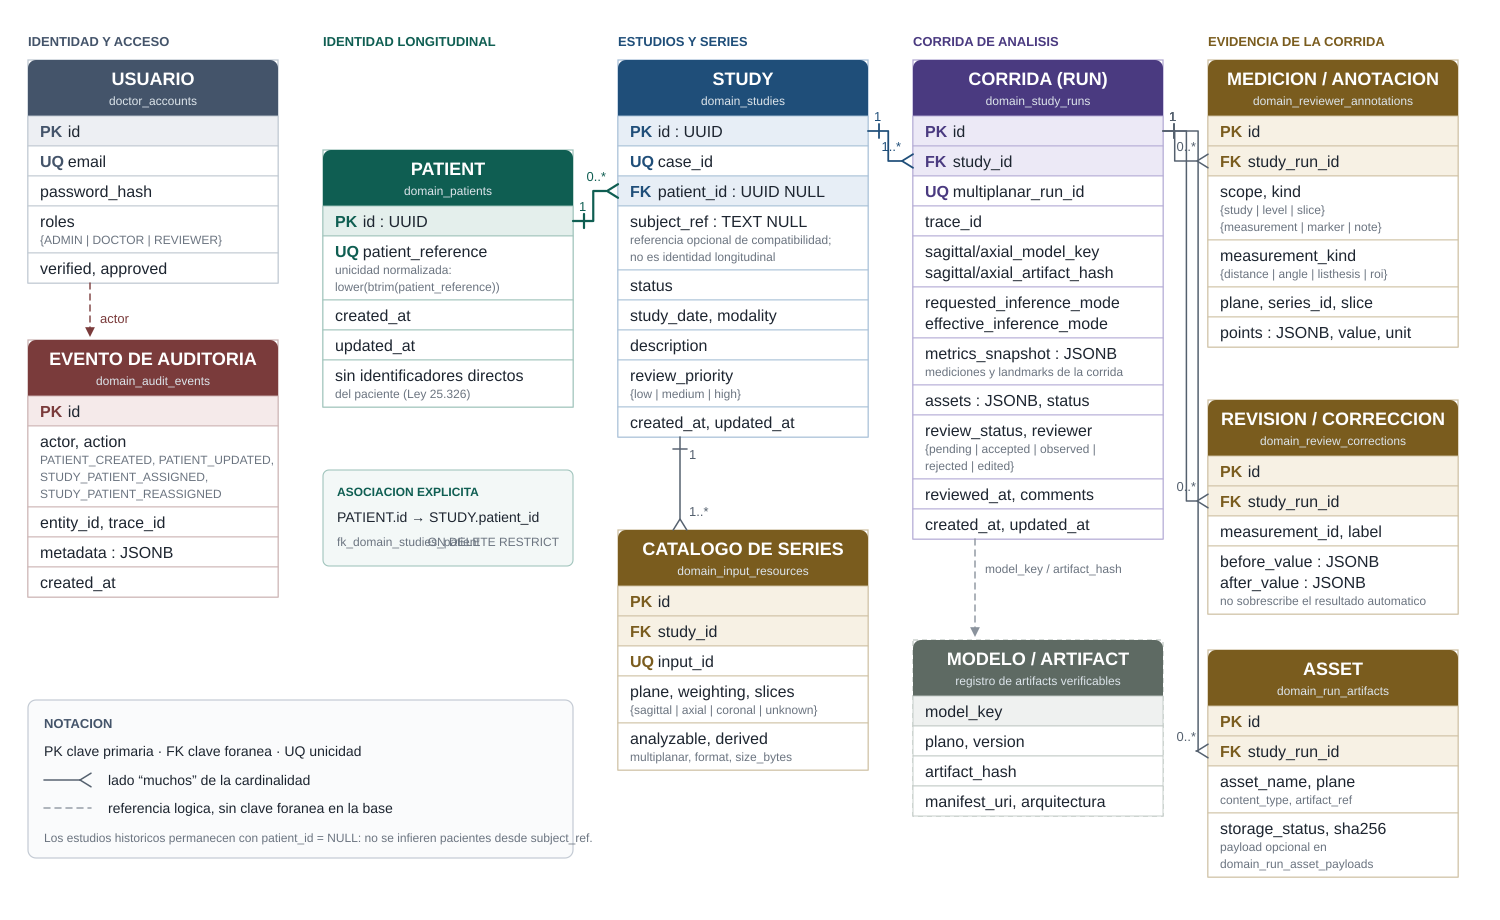

Write Python code to recreate this figure.
#!/usr/bin/env python3
"""Figura 10.4 - Modelo de datos relacional (PostgreSQL).

Fuente editable de images/architecture/fig_10_04_modelo_datos.png.

Contrastado contra el esquema real del Backend (EnzoAA004/PFI_MVPTest_Enzo_Backend
@ 646f4a1):
  docs/postgres_schema.sql
  docs/migrations/V20260716_005_study_input_run_model.sql
  docs/migrations/V20260725_008_study_worklist_metadata.sql
  docs/migrations/V20260726_009_run_asset_payloads.sql
  docs/migrations/V20260730_013_reviewer_annotations.sql
  docs/migrations/V20260803_014_annotation_measurement_kind.sql
  docs/migrations/V20260805_015_study_series_catalog.sql
  docs/migrations/V20260812_016_patient_domain_foundation.sql

Decisiones que el diagrama refleja y que provienen del codigo, no del enunciado:
  - la identidad longitudinal es domain_patients; la asociacion es
    domain_studies.patient_id (UUID NULL, fk_domain_studies_patient,
    ON DELETE RESTRICT);
  - subject_ref sobrevive como atributo opcional de domain_studies: no es PK de
    ningun Subject, no es FK hacia ninguna entidad y no se usa para inferir
    identidad longitudinal;
  - no existe entidad SUBJECT en el esquema.

El bitmap no lleva titulo ni caption: los aporta LaTeX.
"""

import os
import sys

sys.path.insert(0, os.path.dirname(os.path.abspath(__file__)))
from pfi_diagram import Canvas, INK, MUTED, check_layout  # noqa: E402

W, H = 1500, 920
BOX = 250
COL = [28, 323, 618, 913, 1208]
ROW = 16
TITLE = 18

c = Canvas(W, H)


def group_label(x, y, s, color):
    c.text(x, y, s, size=13, fill=color, bold=True)


# ---------------------------------------------------------------- identidad
group_label(COL[0], 46, "IDENTIDAD Y ACCESO", "#44546A")

usuario = c.entity(
    COL[0], 60, BOX, "USUARIO", "doctor_accounts",
    [
        {"key": "PK", "text": "id", "fill": "tint", "port": "pk"},
        {"key": "UQ", "text": "email"},
        {"text": "password_hash"},
        {"text": "roles", "note": "{ADMIN | DOCTOR | REVIEWER}"},
        {"text": "verified, approved"},
    ],
    palette="slate", title_size=TITLE, row_size=ROW,
)

auditoria = c.entity(
    COL[0], 340, BOX, "EVENTO DE AUDITORIA", "domain_audit_events",
    [
        {"key": "PK", "text": "id", "fill": "tint"},
        {"text": "actor, action",
         "note": "PATIENT_CREATED, PATIENT_UPDATED,\nSTUDY_PATIENT_ASSIGNED,\nSTUDY_PATIENT_REASSIGNED"},
        {"text": "entity_id, trace_id"},
        {"text": "metadata : JSONB"},
        {"text": "created_at"},
    ],
    palette="crimson", title_size=TITLE, row_size=ROW,
)

# ------------------------------------------------- identidad longitudinal
group_label(COL[1], 46, "IDENTIDAD LONGITUDINAL", "#0F5E52")

patient = c.entity(
    COL[1], 150, BOX, "PATIENT", "domain_patients",
    [
        {"key": "PK", "text": "id : UUID", "fill": "tint", "port": "pk"},
        {"key": "UQ", "text": "patient_reference",
         "note": "unicidad normalizada:\nlower(btrim(patient_reference))"},
        {"text": "created_at"},
        {"text": "updated_at"},
        {"text": "sin identificadores directos",
         "note": "del paciente (Ley 25.326)"},
    ],
    palette="teal", title_size=TITLE, row_size=ROW,
)

# ------------------------------------------------------------------ estudio
group_label(COL[2], 46, "ESTUDIOS Y SERIES", "#1F4E79")

study = c.entity(
    COL[2], 60, BOX, "STUDY", "domain_studies",
    [
        {"key": "PK", "text": "id : UUID", "fill": "tint", "port": "pk"},
        {"key": "UQ", "text": "case_id"},
        {"key": "FK", "text": "patient_id : UUID NULL", "fill": "tint", "port": "patient_id"},
        {"text": "subject_ref : TEXT NULL",
         "note": "referencia opcional de compatibilidad;\nno es identidad longitudinal"},
        {"text": "status"},
        {"text": "study_date, modality"},
        {"text": "description"},
        {"text": "review_priority", "note": "{low | medium | high}"},
        {"text": "created_at, updated_at"},
    ],
    palette="navy", title_size=TITLE, row_size=ROW,
)

serie = c.entity(
    COL[2], 530, BOX, "CATALOGO DE SERIES", "domain_input_resources",
    [
        {"key": "PK", "text": "id", "fill": "tint"},
        {"key": "FK", "text": "study_id", "fill": "tint", "port": "fk"},
        {"key": "UQ", "text": "input_id"},
        {"text": "plane, weighting, slices",
         "note": "{sagittal | axial | coronal | unknown}"},
        {"text": "analyzable, derived",
         "note": "multiplanar, format, size_bytes"},
    ],
    palette="amber", title_size=TITLE, row_size=ROW,
)

# ------------------------------------------------------------------ corrida
group_label(COL[3], 46, "CORRIDA DE ANALISIS", "#4A3A80")

run = c.entity(
    COL[3], 60, BOX, "CORRIDA (RUN)", "domain_study_runs",
    [
        {"key": "PK", "text": "id", "fill": "tint", "port": "pk"},
        {"key": "FK", "text": "study_id", "fill": "tint", "port": "fk"},
        {"key": "UQ", "text": "multiplanar_run_id"},
        {"text": "trace_id"},
        {"text": "sagittal/axial_model_key\nsagittal/axial_artifact_hash"},
        {"text": "requested_inference_mode\neffective_inference_mode"},
        {"text": "metrics_snapshot : JSONB",
         "note": "mediciones y landmarks de la corrida"},
        {"text": "assets : JSONB, status"},
        {"text": "review_status, reviewer",
         "note": "{pending | accepted | observed |\nrejected | edited}"},
        {"text": "reviewed_at, comments"},
        {"text": "created_at, updated_at"},
    ],
    palette="purple", title_size=TITLE, row_size=ROW,
)

modelo = c.entity(
    COL[3], 640, BOX, "MODELO / ARTIFACT", "registro de artifacts verificables",
    [
        {"text": "model_key", "fill": "tint"},
        {"text": "plano, version"},
        {"text": "artifact_hash"},
        {"text": "manifest_uri, arquitectura"},
    ],
    palette="grey", title_size=TITLE, row_size=ROW, dashed=True,
)

# ---------------------------------------------------------------- evidencia
group_label(COL[4], 46, "EVIDENCIA DE LA CORRIDA", "#7A5C1E")

medicion = c.entity(
    COL[4], 60, BOX, "MEDICION / ANOTACION", "domain_reviewer_annotations",
    [
        {"key": "PK", "text": "id", "fill": "tint"},
        {"key": "FK", "text": "study_run_id", "fill": "tint", "port": "fk"},
        {"text": "scope, kind",
         "note": "{study | level | slice}\n{measurement | marker | note}"},
        {"text": "measurement_kind",
         "note": "{distance | angle | listhesis | roi}"},
        {"text": "plane, series_id, slice"},
        {"text": "points : JSONB, value, unit"},
    ],
    palette="amber", title_size=TITLE, row_size=ROW,
)

revision = c.entity(
    COL[4], 400, BOX, "REVISION / CORRECCION", "domain_review_corrections",
    [
        {"key": "PK", "text": "id", "fill": "tint"},
        {"key": "FK", "text": "study_run_id", "fill": "tint", "port": "fk"},
        {"text": "measurement_id, label"},
        {"text": "before_value : JSONB\nafter_value : JSONB",
         "note": "no sobrescribe el resultado automatico"},
    ],
    palette="amber", title_size=TITLE, row_size=ROW,
)

asset = c.entity(
    COL[4], 650, BOX, "ASSET", "domain_run_artifacts",
    [
        {"key": "PK", "text": "id", "fill": "tint"},
        {"key": "FK", "text": "study_run_id", "fill": "tint", "port": "fk"},
        {"text": "asset_name, plane",
         "note": "content_type, artifact_ref"},
        {"text": "storage_status, sha256",
         "note": "payload opcional en\ndomain_run_asset_payloads"},
    ],
    palette="amber", title_size=TITLE, row_size=ROW,
)

# ------------------------------------------------------------------ aristas
TEAL = "#0F5E52"
NAVY = "#1F4E79"
GREY = "#54606E"


def h_rel(src, src_port, dst, dst_port, color=GREY, sw=1.5, one="1", many="0..*",
          bias=0.5):
    """Relacion horizontal 1 -> muchos entre dos cajas contiguas."""
    y1 = src["ports"][src_port]
    y2 = dst["ports"][dst_port]
    x1, x2 = src["right"], dst["left"]
    xm = x1 + (x2 - x1) * bias
    c.path(f"M {x1} {y1} H {xm} V {y2} H {x2 - 12}", stroke=color, sw=sw)
    c.crow(x2, y2, "r", stroke=color, sw=sw)
    c.one_tick(x1 + 11, y1, stroke=color, sw=sw)
    c.text(x1 + 6, y1 - 10, one, size=13, fill=color)
    c.text(x2 - 12, y2 - 10, many, size=13, fill=color, anchor="end")


def v_rel(src, dst, x, color=GREY, sw=1.5, one="1", many="1..*"):
    y1, y2 = src["bottom"], dst["top"]
    c.path(f"M {x} {y1} V {y2 - 12}", stroke=color, sw=sw)
    c.crow(x, y2, "d", stroke=color, sw=sw)
    c.one_tick(x, y1 + 12, vertical=True, stroke=color, sw=sw)
    c.text(x + 9, y1 + 22, one, size=13, fill=color)
    c.text(x + 9, y2 - 14, many, size=13, fill=color)


# PATIENT 1 -> 0..* STUDY : la relacion estructural del capitulo.
h_rel(patient, "pk", study, "patient_id", color=TEAL, sw=2.2, bias=0.45)
c.rect(COL[1], 470, BOX, 96, fill="#F3F8F7", stroke="#9FC3BB", sw=1.1, rx=6)
c.text(COL[1] + 14, 496, "ASOCIACION EXPLICITA", size=12, fill=TEAL, bold=True)
c.text(COL[1] + 14, 522, "PATIENT.id  →  STUDY.patient_id", size=14, fill=INK)
c.text(COL[1] + 14, 546, "fk_domain_studies_patient", size=12, fill=MUTED)
c.text(COL[1] + BOX - 14, 546, "ON DELETE RESTRICT", size=12, fill=MUTED, anchor="end")

# STUDY 1 -> 1..* RUN
h_rel(study, "pk", run, "fk", color=NAVY, sw=1.8, many="1..*", bias=0.45)

# STUDY 1 -> 1..* CATALOGO DE SERIES (vertical)
v_rel(study, serie, COL[2] + 62)

# RUN 1 -> 0..* evidencia (abanico con corredores separados)
for dst, bias in ((medicion, 0.26), (revision, 0.52), (asset, 0.78)):
    h_rel(run, "pk", dst, "fk", bias=bias)

# RUN -> MODELO / ARTIFACT (referencia logica, sin FK en la base)
c.path(f"M {COL[3] + 62} {run['bottom']} V {modelo['top'] - 4}", stroke="#8A929C",
       sw=1.4, dash="6 5", marker="arrowMuted")
c.text(COL[3] + 72, run["bottom"] + 34, "model_key / artifact_hash", size=12, fill=MUTED)

# USUARIO -> AUDITORIA (actor)
c.path(f"M {COL[0] + 62} {usuario['bottom']} V {auditoria['top'] - 4}", stroke="#7A3B3B",
       sw=1.4, dash="6 5", marker="arrowCrimson")
c.text(COL[0] + 72, usuario["bottom"] + 40, "actor", size=13, fill="#7A3B3B")

# ------------------------------------------------------------------ leyenda
LX, LY, LW, LH = 28, 700, 545, 158
c.rect(LX, LY, LW, LH, fill="#FAFBFC", stroke="#C3CAD3", sw=1.2, rx=8)
c.text(LX + 16, LY + 28, "NOTACION", size=13, fill="#44546A", bold=True)
c.text(LX + 16, LY + 56, "PK clave primaria  ·  FK clave foranea  ·  UQ unicidad", size=14)
c.line(LX + 16, LY + 80, LX + 52, LY + 80, GREY, 1.5)
c.crow(LX + 63, LY + 80, "r", stroke=GREY, sw=1.5)
c.text(LX + 80, LY + 85, "lado “muchos” de la cardinalidad", size=14)
c.line(LX + 16, LY + 108, LX + 63, LY + 108, "#8A929C", 1.4, dash="6 5")
c.text(LX + 80, LY + 113, "referencia logica, sin clave foranea en la base", size=14)
c.text(LX + 16, LY + 142,
       "Los estudios historicos permanecen con patient_id = NULL: no se infieren "
       "pacientes desde subject_ref.", size=12, fill=MUTED)

BOXES = {
    "USUARIO": usuario, "AUDITORIA": auditoria, "PATIENT": patient,
    "STUDY": study, "CATALOGO": serie, "RUN": run, "MODELO": modelo,
    "MEDICION": medicion, "REVISION": revision, "ASSET": asset,
    "leyenda": {"left": LX, "right": LX + LW, "top": LY, "bottom": LY + LH},
    "nota-asociacion": {"left": COL[1], "right": COL[1] + BOX, "top": 470, "bottom": 566},
}

if __name__ == "__main__":
    here = os.path.dirname(os.path.abspath(__file__))
    repo = os.path.dirname(os.path.dirname(here))
    check_layout(c, BOXES)
    c.save(
        os.path.join(here, "fig_10_04_modelo_datos.svg"),
        os.path.join(repo, "images", "architecture", "fig_10_04_modelo_datos.png"),
        scale=2.4,
    )
